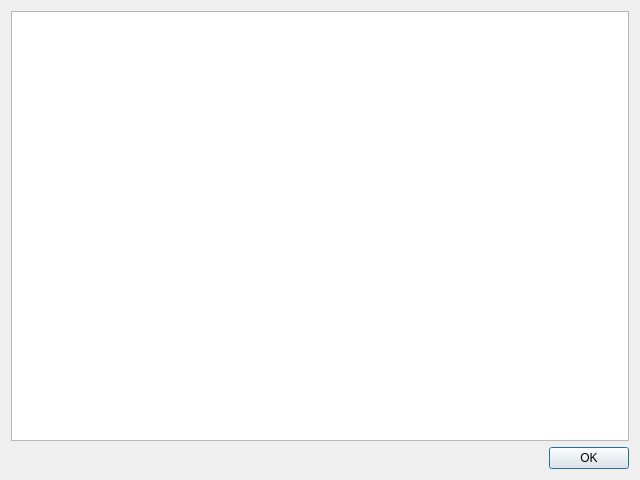
<?xml version="1.0" encoding="UTF-8"?>
<ui version="4.0">
 <class>gams::studio::modeldialog::DescriptionDialog</class>
 <widget class="QDialog" name="gams::studio::modeldialog::DescriptionDialog">
  <property name="geometry">
   <rect>
    <x>0</x>
    <y>0</y>
    <width>640</width>
    <height>480</height>
   </rect>
  </property>
  <property name="windowTitle">
   <string>Description Dialog</string>
  </property>
  <layout class="QVBoxLayout" name="verticalLayout">
   <item>
    <widget class="QPlainTextEdit" name="textEdit">
     <property name="readOnly">
      <bool>true</bool>
     </property>
    </widget>
   </item>
   <item>
    <layout class="QHBoxLayout" name="horizontalLayout">
     <item>
      <spacer name="horizontalSpacer">
       <property name="orientation">
        <enum>Qt::Horizontal</enum>
       </property>
       <property name="sizeHint" stdset="0">
        <size>
         <width>40</width>
         <height>20</height>
        </size>
       </property>
      </spacer>
     </item>
     <item>
      <widget class="QPushButton" name="okButton">
       <property name="text">
        <string>OK</string>
       </property>
      </widget>
     </item>
    </layout>
   </item>
  </layout>
 </widget>
 <resources/>
 <connections/>
</ui>
